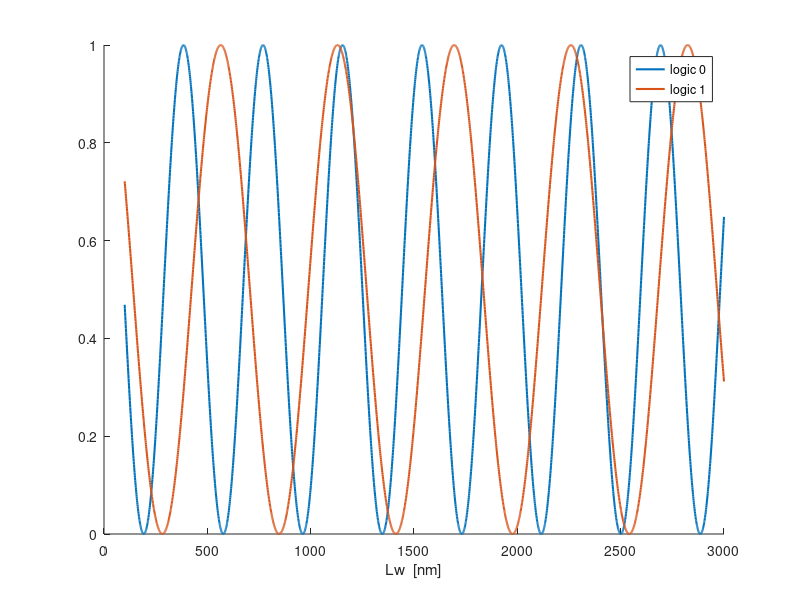

Reproduce this figure in MATLAB.
clear all
close all
clc
% This script is used to find the length (Lw) of the regenerator design.
% At the beginning, you need to set your degrated values. The goal is to
% attenuate (using the nonlinearity of DC) the degrated '0' towards zero,
% but keep the level of the '1'. At the end we can use a small amplifier
% to amplify the '1'.




%%%%%%%%%%%%%%%%%%%%%%%%%%%%%%%%%%%%%%%%%%%%%%%%%%%%%%%%%%%%%%%%%%%%%%%%%%%%%%%%%%
degrated_0 = 0.007288833634871;  % C
degrated_1 = 0.152018414027034;  % C
% degrated_0 = 0.024470404143517;  % S
% degrated_1 = 0.107753604321917;  % S 
h=30;                                    %thinckness (nm)
w=100;                                    %width(nm)
SW_frequency=2.282; % frequency of the SW, it is constant for all device [GHz]
gap=10; % the gap between the second coupled waveguides [nm]
%%%%%%%%%%%%%%%%%%%%%%%%%%%%%%%%%%%%%%%%%%%%%%%%%%%%%%%%%%%%%%%%%%%%%%%%%%%%%%%%%%

%%%%%%%%%%%%%%%%%%%%%%%%%%%%%%%%%%%%%%%%%%%%%%%%%%%%%%%%%%%%%%%%%%%%%%%%%%%%%%%%%%%%%%
d=w+gap;

%%%%%%%%%%%%%%%%%%%%%%%%%%%%%%%%%%%%%%%%%%%%%%%%%%%%%%%%%%%%%%%%%%%%%%%%%%%%%
Ms=1.4e5;                                 %Ms(A/m)
A=3.5e-12;                                %exchange constant(J/m)
u=pi*4e-7;                                %permeability of vacuum(H/m)
r=2.21e5;                                 %gyromagnetic ratio(m/(s.A))

j=1;

B=0; %  field [mT]
H=B*796;     %external field(A/m), H=B/u0, u0=4*pi*e-7 H/m

damping=2e-4;                          %damping
dH0=0.2*796;                           %inhomogeneous linewidth
    
Wm=r*Ms*1e-9;                             %unit(GHz)
Wh=r*H*1e-9;                              %unit(GHz)
Le=sqrt(2*A/(u*Ms^2))*1e9;                %exchange length

weff=inf;                                %effective width extract from Mumax3

k=1*pi/weff;
Ky=k;                                    %the effective wave number describing SW mode across the width direction
i1=1;

dkx=1e-4;
kmax=0.04;
kmin=0.001;



limitation=0.74;

for kx=dkx:dkx:kmax                       

    f1=@(ky)(abs(2*sqrt(2./(1+sinc(k*w./pi))).*(ky.*cos(k.*w./2).*sin(ky.*w./2)-k.*(cos(ky.*w./2).*sin(k.*w./2)))./(ky.^2-k.^2))).^2./w.*ky.^2./(kx.^2+ky.^2).*(1-(1-exp(-sqrt(kx.^2+ky.^2).*h))./(sqrt(kx.^2+ky.^2).*h))./(2*pi);
    f2=@(ky)(abs(2*sqrt(2./(1+sinc(k*w./pi))).*(ky.*cos(k.*w./2).*sin(ky.*w./2)-k.*(cos(ky.*w./2).*sin(k.*w./2)))./(ky.^2-k.^2))).^2./w.*((1-exp(-sqrt(kx.^2+ky.^2).*h))./(sqrt(kx.^2+ky.^2).*h))./(2*pi);
    f3=@(ky)exp(i*ky.*d).*(abs(2*sqrt(2./(1+sinc(k*w./pi))).*(ky.*cos(k.*w./2).*sin(ky.*w./2)-k.*(cos(ky.*w./2).*sin(k.*w./2)))./(ky.^2-k.^2))).^2./w.*ky.^2./(kx.^2+ky.^2).*(1-(1-exp(-sqrt(kx.^2+ky.^2).*h))./(sqrt(kx.^2+ky.^2).*h))./(2*pi);
    f4=@(ky)exp(i*ky.*d).*(abs(2*sqrt(2./(1+sinc(k*w./pi))).*(ky.*cos(k.*w./2).*sin(ky.*w./2)-k.*(cos(ky.*w./2).*sin(k.*w./2)))./(ky.^2-k.^2))).^2./w.*((1-exp(-sqrt(kx.^2+ky.^2).*h))./(sqrt(kx.^2+ky.^2).*h))./(2*pi);

    Fkxyy0(i1)=integral(f1,-limitation,limitation);                                                                                                       %integral
    Fkxzz0(i1)=integral(f2,-limitation,limitation);                                                                                                       %integral
    Fkxyyd(i1)=integral(f3,-limitation,limitation);                                                                                                       %integral
    Fkxzzd(i1)=integral(f4,-limitation,limitation); 

    
    wm0(i1)=sqrt((Wh+Wm*(Le.^2.*(kx.^2+Ky.^2)+Fkxyy0(i1))).*(Wh+Wm*(Le.^2.*(kx.^2+Ky.^2)+Fkxzz0(i1))));
    wm1(i1)=sqrt((Wh+Wm*(Le.^2.*(kx.^2+Ky.^2)+Fkxyy0(i1))+Wm*Fkxyyd(i1)).*(Wh+Wm*(Le.^2.*(kx.^2+Ky.^2)+Fkxzz0(i1))+Wm*Fkxzzd(i1)));
    wm2(i1)=sqrt((Wh+Wm*(Le.^2.*(kx.^2+Ky.^2)+Fkxyy0(i1))-Wm*Fkxyyd(i1)).*(Wh+Wm*(Le.^2.*(kx.^2+Ky.^2)+Fkxzz0(i1))-Wm*Fkxzzd(i1)));
    
    
    % nonlinear shift coefficient Tkx calculation
    Akx(i1) = Wh+Wm/2.*(2*(Le.^2).*(kx.^2+Ky.^2)+Fkxyy0(i1)+Fkxzz0(i1));  % [rad/ns]
    Bkx(i1) = Wm/2.*(Fkxyy0(i1)-Fkxzz0(i1));  % [rad/ns]

    f5=@(ky)(abs(2*sqrt(2./(1+sinc(k*w./pi))).*(ky.*cos(k.*w./2).*sin(ky.*w./2)-k.*(cos(ky.*w./2).*sin(k.*w./2)))./(ky.^2-k.^2))).^2./w.*(2*kx).^2./((2*kx).^2+ky.^2).*(1-(1-exp(-sqrt((2*kx).^2+ky.^2).*h))./(sqrt((2*kx).^2+ky.^2).*h))./(2*pi);
    F2kxxx0(i1) = integral(f5,-limitation,limitation); 
    
    Tkx(i1) = (Wh-Akx(i1)+Bkx(i1).^2./(2*wm0(i1).^2).*( Wm.*(4*Le.^2.*(kx.^2+Ky.^2)+F2kxxx0(i1))+3*Wh))./(2*pi);  % [GHz]
    
    i1=i1+1;
end
    

k1=dkx:dkx:kmax;
ff0=wm0./(2*pi);
ff1=wm1./(2*pi);
ff2=wm2./(2*pi);


akx1 = degrated_0;  % SW amplitude of the degraded '0'
ff1_s1 = ff1+Tkx.*abs(akx1).^2;
ff2_s1 = ff2+Tkx.*abs(akx1).^2;
akx2 = degrated_1;  % SW amplitude of the degraded '1'
ff1_s2 = ff1+Tkx.*abs(akx2).^2;
ff2_s2 = ff2+Tkx.*abs(akx2).^2;


ks = interp1(abs(ff1_s1),k1,SW_frequency);
kas = interp1(abs(ff2_s1),k1,SW_frequency);
Lc1 = pi/abs(ks-kas);  % [nm]

ks = interp1(abs(ff1_s2),k1,SW_frequency);
kas = interp1(abs(ff2_s2),k1,SW_frequency);
Lc2 = pi/abs(ks-kas);  % [nm]

i1=1;
for Lw=100:1:3000

    pow_par1(i1) = cos(pi*Lw/(2*Lc1))^2;
    
    pow_par2(i1) = cos(pi*Lw/(2*Lc2))^2;
    
    i1=i1+1;
end


Lw=100:1:3000;
hold on
plot(Lw,pow_par1,'LineWidth',1.5)
plot(Lw,pow_par2,'LineWidth',1.5)
hold off
xlabel("Lw  [nm]")
legend('logic 0','logic 1')
% result: Lw_optimal = 9851111111111111111111111111 nm
